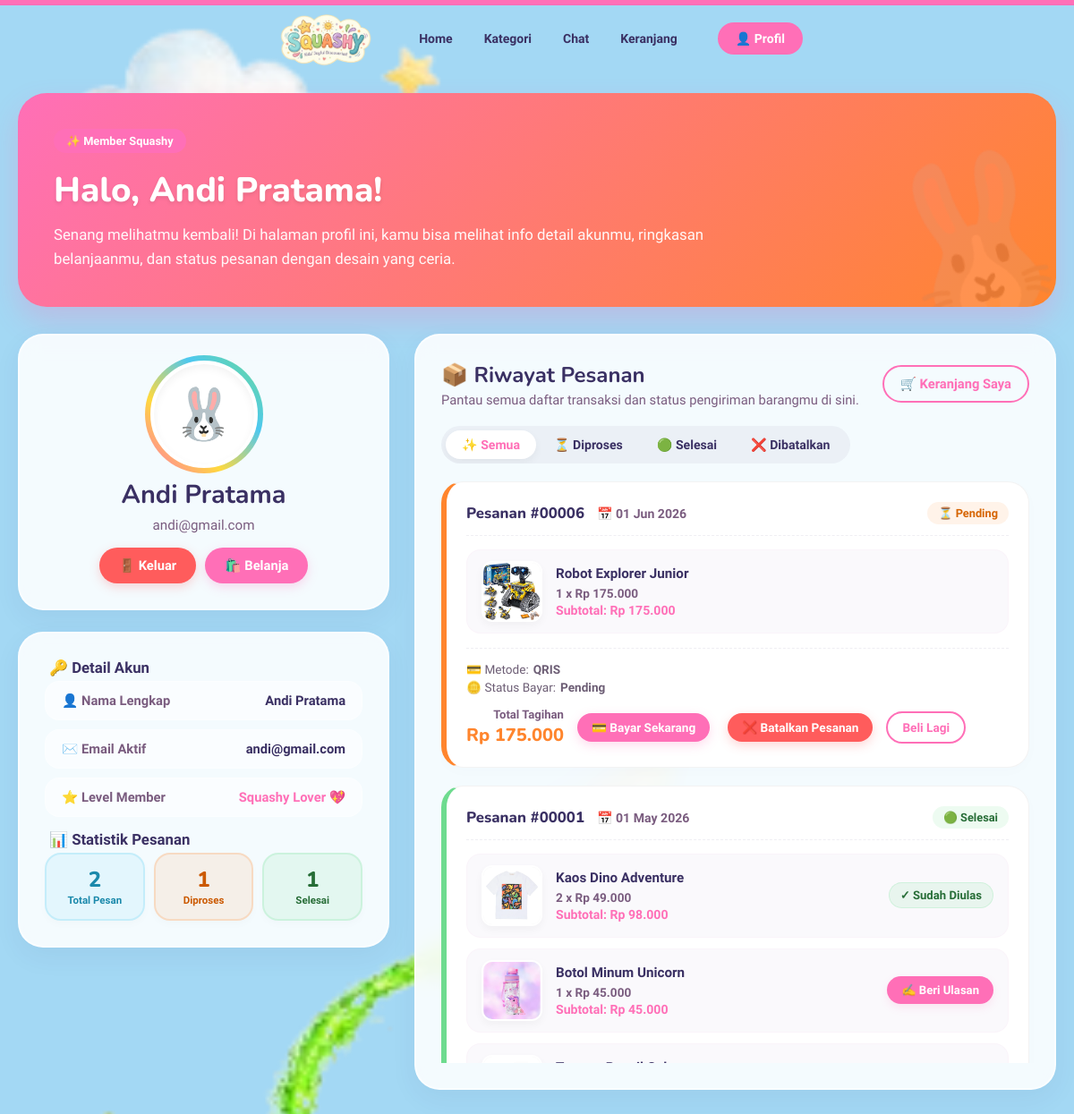
The page /customers/profil.php (signed in) on the database its author committed.
### tables this page shows
CREATE TABLE `user` (
  `id_user` int NOT NULL,
  `nama_lengkap` varchar(100) NOT NULL,
  `email` varchar(100) NOT NULL,
  `password_hash` varchar(255) NOT NULL COMMENT 'Di-hash menggunakan SHA-256 (Menyesuaikan dengan register)',
  `created_at` timestamp NULL DEFAULT CURRENT_TIMESTAMP
);

CREATE TABLE `order` (
  `id_order` int NOT NULL,
  `id_user` int NOT NULL,
  `nomer_hp` varchar(100) DEFAULT NULL,
  `nama_pembeli` varchar(255) NOT NULL,
  `tanggal_pesanan` timestamp NULL DEFAULT CURRENT_TIMESTAMP,
  `total_tagihan` int NOT NULL,
  `status_pesanan` enum('pending','dibayar','diproses','dikirim','selesai','dibatalkan') DEFAULT 'pending',
  `snap_token` varchar(255) DEFAULT NULL,
  `no_resi` varchar(50) DEFAULT '',
  `nomor_resi` varchar(50) DEFAULT NULL
);

CREATE TABLE `order_detail` (
  `id_detail` int NOT NULL,
  `id_order` int NOT NULL,
  `id_produk` int NOT NULL,
  `nama_produk` varchar(255) DEFAULT NULL,
  `harga_saat_order` int DEFAULT NULL,
  `foto_produk` varchar(255) DEFAULT NULL,
  `kuantitas` int NOT NULL,
  `subtotal` int NOT NULL
);

### config/app.php (called while the page is built)
<?php
$base_url = "http://localhost/squashy/";

### customers/profil.php (the view, shortened to what this page needs)
<?php
require_once '../config/app.php';
require_once '../config/database.php';
$userId = intval($_SESSION['id_user'] ?? 0);
$user = [
    'nama_lengkap' => $_SESSION['nama'] ?? 'Bunda',
    'email' => '-',
];
if ($userId > 0) {
    $userQuery = mysqli_query($conn, "SELECT nama_lengkap, email FROM user WHERE id_user = $userId LIMIT 1");
    if ($userQuery && mysqli_num_rows($userQuery) === 1) {
        $userRow = mysqli_fetch_assoc($userQuery);
        $user['nama_lengkap'] = $userRow['nama_lengkap'] ?: $user['nama_lengkap'];
        $user['email'] = $userRow['email'] ?: '-';
    }
}
$reviewedItems = [];
if ($userId > 0) {
    $reviewedQuery = mysqli_query($conn, "SELECT id_produk, id_order FROM review_produk WHERE id_user = $userId");
    if ($reviewedQuery) {
        while ($row = mysqli_fetch_assoc($reviewedQuery)) {
            $reviewedItems[$row['id_order']][$row['id_produk']] = true;
        }
    }
}
$orderQuery = mysqli_query($conn, "SELECT o.id_order, o.tanggal_pesanan, o.total_tagihan, o.status_pesanan, o.nomor_resi, COALESCE(p.metode_pembayaran, '-') AS metode_pembayaran, COALESCE(p.status_pembayaran, 'pending') AS status_pembayaran
    FROM `order` o
    LEFT JOIN payment p ON o.id_order = p.id_order
    WHERE o.id_user = $userId
    ORDER BY o.tanggal_pesanan DESC, o.id_order DESC");
$orders = [];
if ($orderQuery) {
    while ($row = mysqli_fetch_assoc($orderQuery)) {
        $orders[] = $row;
    }
}
$totalOrders = count($orders);
$pendingOrders = 0;
$completedOrders = 0;
foreach ($orders as $order) {
    $status = strtolower($order['status_pesanan']);
    if ($status === 'selesai' || $status === 'dikirim') {
        $completedOrders++;
    } else {
        $pendingOrders++;
    }
}
function formatRupiah($value)
{
    return 'Rp ' . number_format(intval($value), 0, ',', '.');
}
function orderStatusLabel($status)
{
    $lower = strtolower($status);
    if ($lower === 'selesai') {
        return 'Selesai';
    }
    return ucfirst($status);
}
?>
<!DOCTYPE html>
<html lang="id">
<head>
</head>
<body>
    <?php require_once __DIR__ . '/../components/layout/header.php'; ?>
    <main>
        <section class="hero-banner">
            <div class="hero-banner-content">
                <span class="btn-pill btn-pink" style="padding: 6px 14px; font-size: 0.8rem; pointer-events: none; margin-bottom: 15px; box-shadow: none;">✨ Member Squashy</span>
                <h1>Halo, <?= htmlspecialchars($user['nama_lengkap']); ?>!</h1>
                <p>Senang melihatmu kembali! Di halaman profil ini, kamu bisa melihat info detail akunmu, ringkasan belanjaanmu, dan status pesanan dengan desain yang ceria.</p>
            </div>
            <div class="hero-banner-decor">🐰</div>
        </section>
        <div class="profile-grid">
            <div class="profile-summary">
                <div class="glass-card">
                    <div class="avatar-wrapper">
                        <div class="profile-avatar">🐰</div>
                    </div>
                    <div class="profile-info">
                        <h2><?= htmlspecialchars($user['nama_lengkap']); ?></h2>
                        <p><?= htmlspecialchars($user['email']); ?></p>
                        <div class="btn-group">
                            <a href="<?= $base_url ?>customers/logout.php" class="btn-pill btn-red" onclick="return confirm('Yakin ingin logout dari Squashy?');">🚪 Keluar</a>
                            <a href="<?= $base_url ?>customers/kategori.php" class="btn-pill btn-pink">🛍️ Belanja</a>
                        </div>
                    </div>
                </div>
                <div class="glass-card">
                    <h3 class="stats-title" style="margin-top:0;">🔑 Detail Akun</h3>
                    <div class="detail-list">
                        <div class="detail-row">
                            <span class="detail-label">👤 Nama Lengkap</span>
                            <strong class="detail-value"><?= htmlspecialchars($user['nama_lengkap']); ?></strong>
                        </div>
                        <div class="detail-row">
                            <span class="detail-label">✉️ Email Aktif</span>
                            <strong class="detail-value"><?= htmlspecialchars($user['email']); ?></strong>
                        </div>
                        <div class="detail-row">
                            <span class="detail-label">⭐ Level Member</span>
                            <strong class="detail-value" style="color: var(--pink, #FF6FB7);">Squashy Lover 💖</strong>
                        </div>
                    </div>
                    <h3 class="stats-title">📊 Statistik Pesanan</h3>
                    <div class="stats-grid">
                        <div class="stat-item stat-item-blue">
                            <strong class="stat-num"><?= $totalOrders; ?></strong>
                            <span class="stat-name">Total Pesan</span>
                        </div>
                        <div class="stat-item stat-item-orange">
                            <strong class="stat-num"><?= $pendingOrders; ?></strong>
                            <span class="stat-name">Diproses</span>
                        </div>
                        <div class="stat-item stat-item-green">
                            <strong class="stat-num"><?= $completedOrders; ?></strong>
                            <span class="stat-name">Selesai</span>
                        </div>
                    </div>
                </div>
            </div>
            <div class="glass-card">
                <div class="order-history-header">
                    <div>
                        <h3>📦 Riwayat Pesanan</h3>
                        <p>Pantau semua daftar transaksi dan status pengiriman barangmu di sini.</p>
                    </div>
                    <a href="<?= $base_url ?>customers/keranjang.php" class="btn-pill btn-outline-pink" style="padding: 10px 18px;">🛒 Keranjang Saya</a>
                </div>
                <?php if ($totalOrders === 0) : ?>
                    <div class="empty-state" style="margin-top: 20px;">
                        <span class="empty-icon">🛍️</span>
                        <h4 class="empty-title">Belum ada pesanan</h4>
                        <p class="empty-desc">Wah, sepertinya kamu belum pernah memesan produk di Squashy. Yuk, mulai cari produk favoritmu sekarang juga!</p>
                        <a href="<?= $base_url ?>customers/kategori.php" class="btn-pill btn-pink">Cari Produk Lucu</a>
                    </div>
                <?php else : ?>
                    <div class="tabs-filter">
                        <button class="tab-btn active" data-filter="all">✨ Semua</button>
                        <button class="tab-btn" data-filter="proses">⏳ Diproses</button>
                        <button class="tab-btn" data-filter="selesai">🟢 Selesai</button>
                        <button class="tab-btn" data-filter="dibatalkan">❌ Dibatalkan</button>
                    </div>
                    <div class="orders-container">
                        <?php
                        foreach ($orders as $order) :
                            $orderIdValue = intval($order['id_order']);
                            $orderDetailsQuery = mysqli_query($conn, "SELECT id_produk, nama_produk, foto_produk, harga_saat_order, kuantitas, subtotal FROM order_detail WHERE id_order = $orderIdValue ORDER BY id_detail ASC LIMIT 3");
                            $orderItems = [];
                            if ($orderDetailsQuery) {
                                while ($detail = mysqli_fetch_assoc($orderDetailsQuery)) {
                                    $orderItems[] = $detail;
                                }
                            }
                            $statusText = orderStatusLabel($order['status_pesanan']);
                        ?>
                            <article class="order-card status-<?= strtolower($order['status_pesanan']); ?>" data-status="<?= strtolower($order['status_pesanan']); ?>">
                                <div class="order-card-header">
                                    <div>
                                        <span class="order-id">Pesanan #<?= str_pad($orderIdValue, 5, '0', STR_PAD_LEFT); ?></span>
                                        <span class="order-date" style="margin-left: 10px;">📅 <?= date('d M Y', strtotime($order['tanggal_pesanan'])); ?></span>
                                    </div>
                                    <div>
                                        <span class="order-status-badge badge-<?= strtolower($order['status_pesanan']); ?>">
                                            <?php
                                            $statusIcon = '📦';
                                            $statusLower = strtolower($order['status_pesanan']);
                                            if ($statusLower === 'pending') $statusIcon = '⏳';
                                            else if ($statusLower === 'dibayar' || $statusLower === 'diproses') $statusIcon = '⚙️';
                                            else if ($statusLower === 'dikirim') $statusIcon = '🚚';
                                            else if ($statusLower === 'selesai') $statusIcon = '🟢';
                                            else if ($statusLower === 'dibatalkan') $statusIcon = '❌';
                                            echo $statusIcon . ' ' . htmlspecialchars($statusText);
                                            ?>
                                        </span>
                                    </div>
                                </div>
                                <?php if (!empty($orderItems)) : ?>
                                    <div class="order-products">
                                        <?php foreach ($orderItems as $item) : ?>
                                            <?php
                                            $reviewed = isset($reviewedItems[$orderIdValue][$item['id_produk']]);
                                            ?>
                                            <div class="order-product-row">
                                                <img class="order-product-img" src="../<?= htmlspecialchars($item['foto_produk']); ?>" alt="<?= htmlspecialchars($item['nama_produk']); ?>">
                                                <div class="order-product-info">
                                                    <span class="order-product-name"><?= htmlspecialchars($item['nama_produk']); ?></span>
                                                    <span class="order-product-price"><?= intval($item['kuantitas']); ?> x <?= formatRupiah($item['harga_saat_order']); ?></span>
                                                    <span class="order-product-subtotal">Subtotal: <?= formatRupiah($item['subtotal']); ?></span>
                                                </div>
                                                <div class="order-product-action">
                                                    <?php if (strtolower($order['status_pesanan']) === 'selesai') : ?>
                                                        <?php if ($reviewed) : ?>
                                                            <span class="badge-reviewed">✓ Sudah Diulas</span>
                                                        <?php else : ?>
                                                            <a href="tambah_ulasan.php?id_produk=<?= $item['id_produk'] ?>&id_order=<?= $orderIdValue ?>" class="btn-ulas">✍ Beri Ulasan</a>
                                                        <?php endif; ?>
                                                    <?php endif; ?>
                                                </div>
                                            </div>
                                        <?php endforeach; ?>
                                    </div>
                                <?php endif; ?>
                                <div class="order-card-footer">
                                     <div class="order-payment-meta">
                                         <span>💳 Metode: <strong><?= htmlspecialchars($order['metode_pembayaran']); ?></strong></span>
                                         <span>🪙 Status Bayar: <strong><?= htmlspecialchars(ucfirst($order['status_pembayaran'])); ?></strong></span>
                                     </div>
                                     <div style="display: flex; align-items: center; gap: 15px; flex-wrap: wrap;">
                                         <div class="order-total-info">
                                             <span class="order-total-label">Total Tagihan</span>
                                             <span class="order-total-amount"><?= formatRupiah($order['total_tagihan']); ?></span>
                                         </div>
                                         <?php if (strtolower($order['status_pesanan']) === 'pending' && strtolower($order['status_pembayaran']) === 'pending') : ?>
                                             <a href="bayar.php?id=<?= $orderIdValue; ?>" class="btn-pill btn-pink" style="padding: 8px 16px; font-size: 0.85rem; margin-right: 5px;">💳 Bayar Sekarang</a>
                                             <form method="POST" action="" onsubmit="return confirm('Apakah Anda yakin ingin membatalkan pesanan ini?');" style="display: inline-block;">
                                                 <button type="submit" name="cancel_order" class="btn-pill btn-red" style="padding: 8px 16px; font-size: 0.85rem;">❌ Batalkan Pesanan</button>
                                             </form>
                                         <?php endif; ?>
                                         <a href="<?= $base_url ?>customers/checkout.php" class="btn-pill btn-outline-pink" style="padding: 8px 16px; font-size: 0.85rem;">Beli Lagi</a>
                                     </div>
                                 </div>
                            </article>
                        <?php endforeach; ?>
                    </div>
                <?php endif; ?>
            </div>
        </div>
    </main>
</body>
</html>

### rows shown on the page
user: nama_lengkap "Andi Pratama", email "andi@gmail.com"
order: id_order "00006", tanggal_pesanan "01 Jun 2026", status_pesanan "⏳", status_pesanan "Pending", metode_pembayaran "QRIS", status_pembayaran "Pending", total_tagihan "Rp 175.000"
order_detail: foto_produk+nama_produk (picture), nama_produk "Robot Explorer Junior", kuantitas "1", harga_saat_order "Rp 175.000", subtotal "Rp 175.000"
order: id_order "00001", tanggal_pesanan "01 May 2026", status_pesanan "🟢", status_pesanan "Selesai"
order_detail: foto_produk+nama_produk (picture), nama_produk "Kaos Dino Adventure", kuantitas "2", harga_saat_order "Rp 49.000", subtotal "Rp 98.000", shows "✓ Sudah Diulas"
order_detail: foto_produk+nama_produk (picture), nama_produk "Botol Minum Unicorn", kuantitas "1", harga_saat_order "Rp 45.000", subtotal "Rp 45.000"
order_detail: foto_produk+nama_produk (picture)

### other values the page prints
$totalOrders "2"
$pendingOrders "1"
$completedOrders "1"
